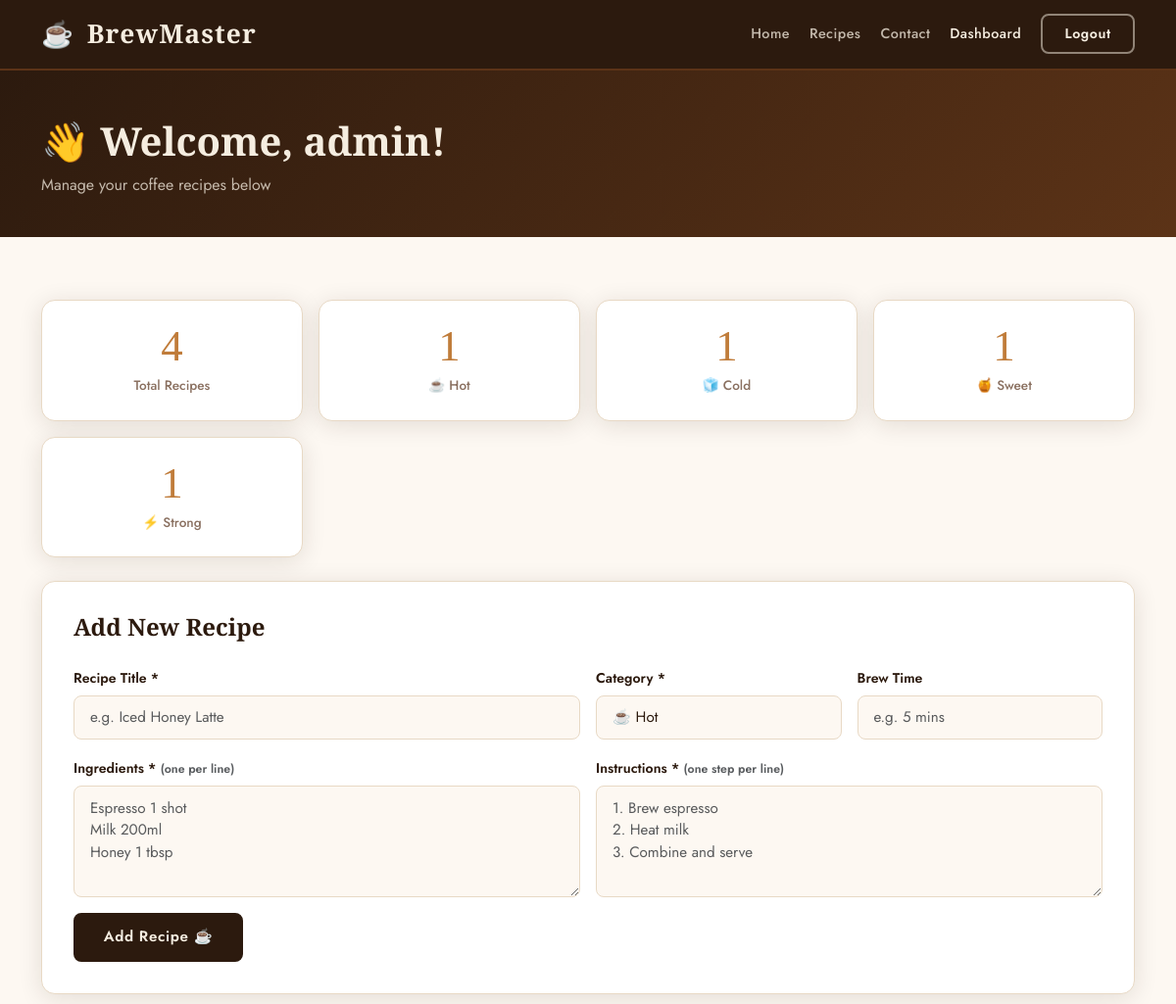
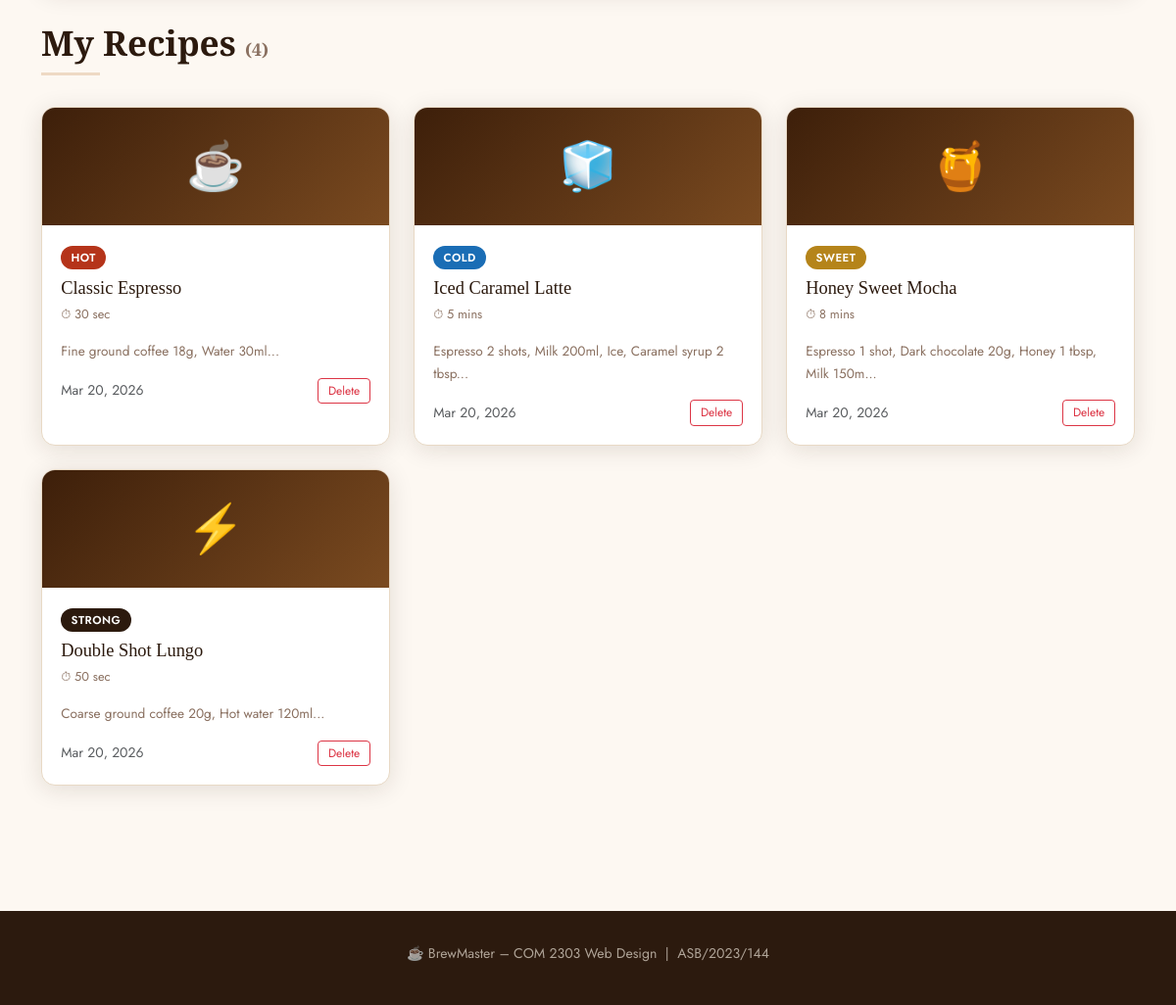
/dashboard.php (signed in), run on the app's committed database (2 pictures, top to bottom).
### tables this page shows
CREATE TABLE IF NOT EXISTS recipes (
    id           INT AUTO_INCREMENT PRIMARY KEY,
    user_id      INT          NOT NULL,
    title        VARCHAR(150) NOT NULL,
    category     ENUM('Hot','Cold','Sweet','Strong') NOT NULL DEFAULT 'Hot',
    ingredients  TEXT         NOT NULL,
    instructions TEXT         NOT NULL,
    brew_time    VARCHAR(30)  DEFAULT NULL,    
    created_at   TIMESTAMP DEFAULT CURRENT_TIMESTAMP,
    FOREIGN KEY (user_id) REFERENCES users(id) ON DELETE CASCADE
);

### includes/functions.php (called while the page is built, shortened)
<?php
function categoryBadge($cat) {
    $map = [
        'Hot'    => 'badge-hot',
        'Cold'   => 'badge-cold',
        'Sweet'  => 'badge-sweet',
        'Strong' => 'badge-strong',
    ];
    return $map[$cat] ?? 'bg-secondary';
}
function categoryEmoji($cat) {
    $map = ['Hot' => '☕', 'Cold' => '🧊', 'Sweet' => '🍯', 'Strong' => '⚡'];
    return $map[$cat] ?? '☕';
}
?>

### dashboard.php (the view, shortened to what this page needs)
<?php
require_once 'includes/db.php';
require_once 'includes/functions.php';
$user_id  = $_SESSION['user_id'];
$username = $_SESSION['username'];
$stmt = $conn->prepare("SELECT * FROM recipes WHERE user_id = ? ORDER BY created_at DESC");
$stmt->bind_param("i", $user_id);
$stmt->execute();
$recipes = $stmt->get_result()->fetch_all(MYSQLI_ASSOC);
$counts = ['Hot'=>0,'Cold'=>0,'Sweet'=>0,'Strong'=>0];
foreach ($recipes as $r) { $counts[$r['category']] = ($counts[$r['category']] ?? 0) + 1; }
?>
<!DOCTYPE html>
<html lang="en">
<head>
    <link rel="stylesheet" href="https://cdn.jsdelivr.net/npm/bootstrap@5.3.2/dist/css/bootstrap.min.css">
    <link rel="stylesheet" href="css/style.css">
</head>
<body>
<?php include 'includes/navbar.php'; ?>
<section class="page-hero">
    <div class="container">
        <h1>👋 Welcome, <?= htmlspecialchars($username) ?>!</h1>
        <p>Manage your coffee recipes below</p>
    </div>
</section>
<section class="section">
<div class="container">
    <div class="row g-3 mb-4">
        <div class="col-6 col-md-3">
            <div class="stat-card">
                <div class="stat-num"><?= count($recipes) ?></div>
                <div class="stat-label">Total Recipes</div>
            </div>
        </div>
        <?php foreach ($counts as $cat => $cnt): ?>
        <div class="col-6 col-md-3 d-none d-md-block">
            <div class="stat-card">
                <div class="stat-num"><?= $cnt ?></div>
                <div class="stat-label"><?= categoryEmoji($cat) ?> <?= $cat ?></div>
            </div>
        </div>
        <?php endforeach; ?>
    </div>
    <div class="bm-form-card">
        <h3>Add New Recipe</h3>
        <form action="dashboard.php" method="POST" id="submitForm">
            <div class="row g-3">
                <div class="col-md-6">
                    <label class="form-label">Recipe Title *</label>
                    <input type="text" class="form-control" name="title" placeholder="e.g. Iced Honey Latte" required>
                </div>
                <div class="col-md-3">
                    <label class="form-label">Category *</label>
                    <select class="form-select" name="category">
                        <option value="Hot">☕ Hot</option>
                    </select>
                </div>
                <div class="col-md-3">
                    <label class="form-label">Brew Time</label>
                    <input type="text" class="form-control" name="brew_time" placeholder="e.g. 5 mins">
                </div>
                <div class="col-md-6">
                    <label class="form-label">Ingredients * <small class="text-muted">(one per line)</small></label>
                    <textarea class="form-control" name="ingredients" rows="4" placeholder="Espresso 1 shot&#10;Milk 200ml&#10;Honey 1 tbsp" required></textarea>
                </div>
                <div class="col-md-6">
                    <label class="form-label">Instructions * <small class="text-muted">(one step per line)</small></label>
                    <textarea class="form-control" name="instructions" rows="4" placeholder="1. Brew espresso&#10;2. Heat milk&#10;3. Combine and serve" required></textarea>
                </div>
            </div>
            <button type="submit" class="bm-btn-dark mt-3">Add Recipe ☕</button>
        </form>
    </div>
    <h3 class="section-title">My Recipes <small style="font-size:1.1rem;color:var(--muted);">(<?= count($recipes) ?>)</small></h3>
    <hr class="section-divider">
    <?php if (empty($recipes)): ?>
        <div class="empty-state"><span class="empty-icon">☕</span>You haven't added any recipes yet. Use the form above!</div>
    <?php else: ?>
    <div class="row g-4">
        <?php foreach ($recipes as $r): ?>
        <div class="col-md-4 col-sm-6">
            <div class="recipe-card"
                 data-bs-toggle="modal" data-bs-target="#recipeModal"
                 data-title="<?= htmlspecialchars($r['title']) ?>"
                 data-cat="<?= htmlspecialchars($r['category']) ?>"
                 data-time="<?= htmlspecialchars($r['brew_time'] ?? '') ?>"
                 data-ingr="<?= htmlspecialchars($r['ingredients']) ?>"
                 data-steps="<?= htmlspecialchars($r['instructions']) ?>"
                 data-emoji="<?= categoryEmoji($r['category']) ?>">
                <div class="recipe-card-thumb"><?= categoryEmoji($r['category']) ?></div>
                <div class="recipe-card-body">
                    <span class="bm-badge <?= categoryBadge($r['category']) ?>"><?= $r['category'] ?></span>
                    <h5><?= htmlspecialchars($r['title']) ?></h5>
                    <?php if ($r['brew_time']): ?><p class="brew-time">⏱ <?= htmlspecialchars($r['brew_time']) ?></p><?php endif; ?>
                    <p class="snippet"><?= htmlspecialchars(substr($r['ingredients'], 0, 60)) ?>...</p>
                    <div class="d-flex justify-content-between align-items-center mt-2">
                        <small class="text-muted"><?= date('M j, Y', strtotime($r['created_at'])) ?></small>
                        <a href="dashboard.php?delete=<?= $r['id'] ?>"
                           class="btn btn-sm btn-outline-danger"
                           onclick="return confirm('Delete this recipe?')"
                           style="font-size:.75rem;padding:.2rem .6rem;">Delete</a>
                    </div>
                </div>
            </div>
        </div>
        <?php endforeach; ?>
    </div>
    <?php endif; ?>
</div>
</section>
<footer class="bm-footer">
    <div class="container text-center">
        <p>☕ BrewMaster – COM 2303 Web Design &nbsp;|&nbsp; ASB/2023/144</p>
    </div>
</footer>
</body>
</html>

### css/style.css (style rules this page uses)
:root { --espresso: #2c1a0e; --roast: #5c3317; --caramel: #c07c3a; --cream: #f5ede0; --foam: #fdf8f2; --muted: #8a7060; --border: #e8d9c5; --shadow: 0 4px 24px rgba(44,26,14,.12); --radius: 14px; --ff-head: 'Cormorant Garamond', Georgia, serif; --ff-body: 'Jost', sans-serif; }
*, *::before, *::after { box-sizing: border-box; margin: 0; padding: 0; }
html { scroll-behavior: smooth; }
body { font-family: var(--ff-body); background: var(--foam); color: var(--espresso); font-size: 1rem; line-height: 1.65; }
h1,h2,h3,h4 { font-family: var(--ff-head); font-weight: 600; line-height: 1.2; }
a { color: var(--caramel); text-decoration: none; }
.bm-btn-dark { background: var(--espresso); color: var(--cream) !important; border: 2px solid var(--espresso); border-radius: 8px; padding: .65rem 1.8rem; font-weight: 600; font-size: .95rem; letter-spacing: .04em; transition: all .2s; display: inline-block; cursor: pointer; font-family: var(--ff-body); }
.section { padding: 4rem 0; }
.section-title { font-family: var(--ff-head); font-size: 2.2rem; color: var(--espresso); margin-bottom: .4rem; }
.section-divider { width: 60px; height: 3px; background: var(--caramel); border: none; margin: .6rem 0 2rem; }
.recipe-card { background: #fff; border: 1px solid var(--border); border-radius: var(--radius); box-shadow: var(--shadow); transition: transform .25s, box-shadow .25s; overflow: hidden; cursor: pointer; height: 100%; }
.recipe-card-thumb { background: linear-gradient(135deg, #3d1f0a 0%, #7a4a20 100%); height: 120px; display: flex; align-items: center; justify-content: center; font-size: 3rem; }
.recipe-card-body { padding: 1.2rem; }
.recipe-card-body h5 { font-family: var(--ff-head); font-size: 1.15rem; margin: .5rem 0 .3rem; }
.recipe-card-body .brew-time { font-size: .8rem; color: var(--muted); }
.recipe-card-body .snippet { font-size: .85rem; color: var(--muted); margin-top: .4rem; }
.badge-hot { background: #b5341a; color: #fff; }
.badge-cold { background: #1a6db5; color: #fff; }
.badge-sweet { background: #b5841a; color: #fff; }
.badge-strong { background: #2c1a0e; color: #fff; }
.bm-badge { padding: .25rem .65rem; border-radius: 20px; font-size: .72rem; font-weight: 600; letter-spacing: .04em; text-transform: uppercase; }
.bm-form-card { background: #fff; border: 1px solid var(--border); border-radius: var(--radius); padding: 2rem; box-shadow: var(--shadow); margin-bottom: 2rem; }
.bm-form-card h3 { font-family: var(--ff-head); font-size: 1.5rem; margin-bottom: 1.5rem; color: var(--espresso); }
.form-label { font-weight: 600; font-size: .88rem; color: var(--espresso); margin-bottom: .35rem; }
.form-control, .form-select { border: 1.5px solid var(--border); border-radius: 8px; padding: .65rem 1rem; font-family: var(--ff-body); font-size: .95rem; background: var(--foam); color: var(--espresso); transition: border-color .2s; }
.stat-card { background: #fff; border: 1px solid var(--border); border-radius: var(--radius); padding: 1.5rem; text-align: center; box-shadow: var(--shadow); }
.stat-card .stat-num { font-family: var(--ff-head); font-size: 2.8rem; color: var(--caramel); line-height: 1; }
.stat-card .stat-label { font-size: .85rem; color: var(--muted); margin-top: .4rem; font-weight: 500; }
.page-hero { background: linear-gradient(135deg, var(--espresso), var(--roast)); color: var(--cream); padding: 3rem 0 2.5rem; }
.page-hero h1 { font-family: var(--ff-head); font-size: 2.5rem; color: var(--cream); }
.page-hero p { color: rgba(245,237,224,.75); margin: 0; }
.bm-footer { background: var(--espresso); color: rgba(245,237,224,.65); padding: 2rem 0 1.5rem; font-size: .88rem; margin-top: 4rem; }

### data on the page
recipes: category "☕", category "HOT", title "Classic Espresso", brew_time "30 sec", ingredients "Fine ground coffee 18g, Water 30ml", created_at "Mar 20, 2026"
recipes: category "🧊", category "COLD", title "Iced Caramel Latte", brew_time "5 mins", ingredients "Espresso 2 shots, Milk 200ml, Ice, Caramel syrup 2 tbsp", created_at "Mar 20, 2026"
recipes: category "🍯", category "SWEET", title "Honey Sweet Mocha", brew_time "8 mins", ingredients "Espresso 1 shot, Dark chocolate 20g, Honey 1 tbsp, Milk 150m", created_at "Mar 20, 2026"
recipes: category "⚡", category "STRONG", title "Double Shot Lungo", brew_time "50 sec", ingredients "Coarse ground coffee 20g, Hot water 120ml", created_at "Mar 20, 2026"

### other printed values
$username "admin"
count($recipes) "4"
$cnt "1"
categoryEmoji($cat) "☕"
$cat "Hot"
categoryEmoji($cat) "🧊"
$cat "Cold"
categoryEmoji($cat) "🍯"
$cat "Sweet"
categoryEmoji($cat) "⚡"
$cat "Strong"
